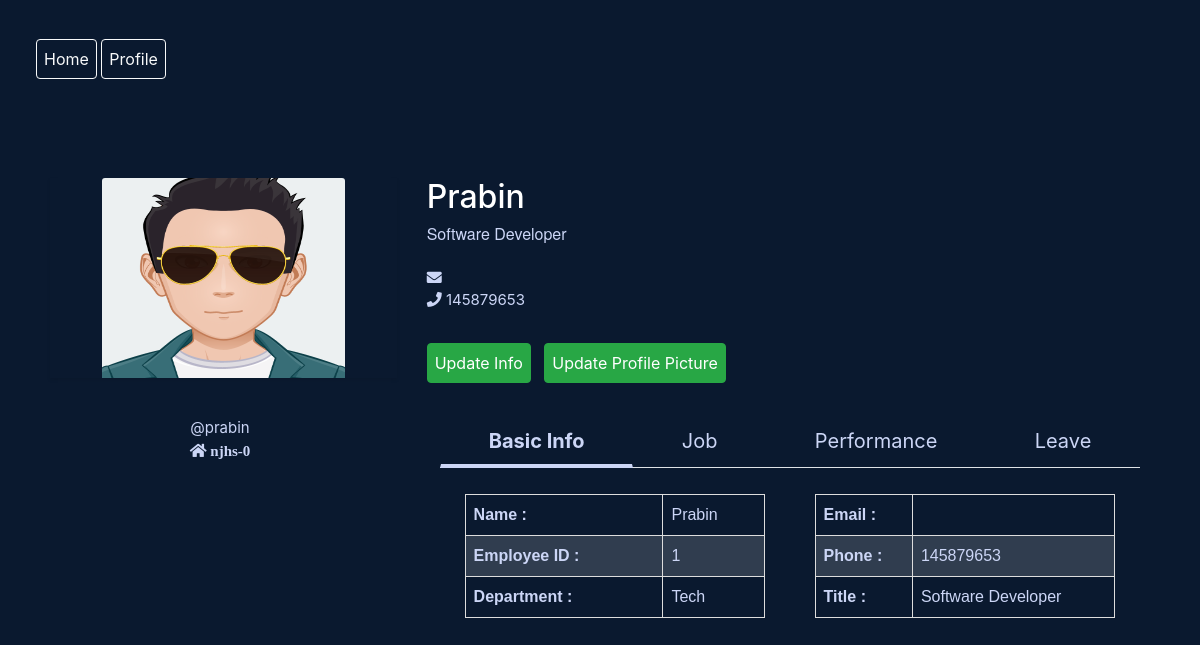
The app's page /profile (signed in) with its own data.
### core/models.py (models this page shows, shortened)
class EmployeePersonalInfo(models.Model):
	user = models.OneToOneField(User, on_delete=models.CASCADE)
	fullname = models.CharField(max_length=50)
	gender = models.CharField(max_length=25, choices=gender_choices)
	age = models.IntegerField()
	image = models.ImageField(default="default.png", upload_to='profile_pics')
	address = models.CharField(max_length=50)
	phone_number = models.CharField(max_length=15, validators=[RegexValidator(r'^\d{1,15}$')])

class EmployeeJobInfo(models.Model):
	user = models.OneToOneField(User, on_delete=models.CASCADE)
	job_title = models.CharField(max_length=50)
	rank = models.CharField(max_length=25, choices=rank_choices)
	working_hours = models.CharField(max_length=25, choices=working_hours_choices)
	department = models.ForeignKey(Department, on_delete=models.SET_NULL, blank=True, null=True)
	roles = models.ForeignKey(Role, on_delete=models.SET_NULL, blank=True, null=True)
	Pay_Grade = models.ForeignKey(PayGrade, on_delete=models.SET_NULL, blank=True, null=True)
	isManager = models.BooleanField(default=False)

class Department(models.Model):
	name = models.CharField(max_length=60)
	description = models.CharField(max_length=264)
	def __str__(self):
		return self.name

### core/views.py (the view)
# urls.py: path('profile', profile, name='profile'),
@login_required(login_url='/login')
def profile(request):
	EPIRecord = EmployeePersonalInfo.objects.filter(user= request.user)
	if not EPIRecord:
		messages.info(request, f'Please update your personal information.')
		return redirect('core:add-personal-info')
	personal_info = EmployeePersonalInfo.objects.get(user=request.user)
	try:
		job_info = EmployeeJobInfo.objects.get(user=request.user)
	except:
		job_info = {
			'department' : 'N/A',
			'job_title' : 'N/A',
			'rank' : 'N/A',
			'working_hours' : 'N/A',
			'roles' : 'N/A',
			'Pay_Grade' : 'N/A'
		}
	user_info = request.user
	context = {
		'personal_info' : personal_info,
		'job_info' : job_info,
		'user_info' : user_info
	}
	return render(request, 'core/profile.html', context)

### core/context_processors.py (called while the page is built)
def check_authorization(request):
	if request.user.is_superuser:
		user_is_admin = True
	else:
		user_is_admin = False
	if request.user.is_authenticated:
		user_is_authenticated = True
		jobinfo = EmployeeJobInfo.objects.filter(user = request.user)[0]
		if jobinfo and jobinfo.isManager == True:
			user_is_manager = True
		else:
			user_is_manager = False
	else:
		user_is_authenticated = False
		user_is_manager = False
	return {
		'user_is_authenticated' : user_is_authenticated,
		'user_is_admin': user_is_admin,
		'user_is_manager' : user_is_manager,
	}

### core/models.py (called while the page is built)
	def __str__(self):
		return self.name

### core/templates/core/profile.html (shortened to what this page needs)
{% extends 'core/base.html' %}
{% load static %}
{% block content %}
	<div class="container profile" >
      <div class="row" >
        <div class="col-md-4">
          <div class="mb-4 shadow-sm" >
            <img class="bd-placeholder-img card-img-top profile_image" src="{{ personal_info.image.url }}" preserveAspectRatio="xMidYMid slice" focusable="false" role="img" aria-label="Placeholder: Thumbnail"></img>
          </div>
        </div>
        <div class="col-md-8">
        	<h2> {{ personal_info.fullname }} </h2>
        	<h6 class=jobtitle> {{ job_info.job_title }}</h6>
        	<p> <i class="fas fa-envelope"></i> {{ user_info.email }} <br />
        	<i class="fas fa-phone"></i> {{ personal_info.phone_number }} </p>
            {% if is_logged_profile == False %}
                <a href="{% url 'core:update-personal-info' personal_info.pk %}">
                	<button disabled="" type="submit" class="btn btn-success">Update Info</button>
                </a>
                &nbsp;
                <a href="{% url 'core:update-profile-pic' personal_info.pk %}">
                    <button disabled="" type="submit" class="btn btn-success">Update Profile Picture</button>
                </a>
            {% else %}
                <a href="{% url 'core:update-personal-info' personal_info.pk %}">
                <button type="submit" class="btn btn-success">Update Info</button>
                </a>
                <a href="{% url 'core:update-profile-pic' personal_info.pk %}">
                    <button type="submit" class="btn btn-success">Update Profile Picture</button>
                </a>
            {% endif %}
        </div>
      </div>
    </div>
    <div class="container">
    	<div class="row">
    		<div class="col-md-4" style="text-align: center;">
    			<p>
    				@{{user_info.username }} <br>
    				<i class="fa fa-home"> {{ personal_info.address }}</i>
    			</p>
    		</div>
    		<div class="col-md-8">
    			<div class="infotab">
		    	{% include 'core/infotabs.html' %}
			</div>
    		</div>
    	</div>
    </div>
{% endblock %}

### core/templates/core/infotabs.html (shortened to what this page needs)
<section id="tabs">
	<div class="container">
		<div class="row">
			<div class="col-12 ">
				<nav>
					<div class="nav nav-tabs nav-fill" id="nav-tab" role="tablist">
						<a class="nav-item nav-link active" id="nav-home-tab" data-toggle="tab" href="#basic-info" role="tab" aria-controls="nav-home" aria-selected="true">Basic Info</a>
						<a class="nav-item nav-link" id="nav-profile-tab" data-toggle="tab" href="#job-info" role="tab" aria-controls="nav-profile" aria-selected="false">Job</a>
						<a class="nav-item nav-link" id="nav-contact-tab" data-toggle="tab" href="#performance-info" role="tab" aria-controls="nav-contact" aria-selected="false">Performance</a>
						<a class="nav-item nav-link" id="nav-about-tab" data-toggle="tab" href="#leave-info" role="tab" aria-controls="nav-about" aria-selected="false">Leave</a>
					</div>
				</nav>
				<div class="tab-content py-3 px-3 px-sm-0" id="nav-tabContent">
					<div class="tab-pane fade show active" id="basic-info" role="tabpanel" aria-labelledby="nav-home-tab">
						<div class="container">
							<div class="row">
								<div class="col-md-6">
									<table >
										<tr>
											<td>
												<strong> Name : </strong>
											</td>
											<td>
												{{ personal_info.fullname }}
											</td>
										</tr>
										<tr>
											<td>
												<strong>Employee ID :</strong>
											</td>
											<td>
												{{ user_info.id }}
											</td>
										</tr>
										<tr>
											<td>
												<strong>Department :</strong>
											</td>
											<td>{{  job_info.department }}</td>
										</tr>
									</table>
								</div>
								<div class="col-md-6">
									<table >
										<tr>
											<td> <strong> Email : </strong> </td>
											<td>{{ user_info.email }}</td>
										</tr>
										<tr>
											<td><strong>Phone : </strong></td>
											<td>{{ personal_info.phone_number }}</td>
										</tr>
										<tr>
											<td><strong>Title : </strong></td>
											<td> {{  job_info.job_title }}</td>
										</tr>
									</table>
								</div>
							</div>
						</div>
					</div>
				</div>
			</div>
		</div>
	</div>
</section>

### core/static/core/style.css (style rules this page uses)
html, body { background-color: #0a192f; color: rgb(204, 214, 246); }
h1, h2, h3, h4, h5 { color: white; }
p { font-size: 15px; }
.btn { margin-top: 15px; padding: 7px; cursor: pointer; }
.profile { padding: 75px 20px; padding-bottom: 15px; }
.profile_image { width: 70%; height: 200px; cursor: pointer; margin-left: 15%; }
.jobtitle { font-family: fa5-proxima-nova,"Helvetica Neue",Helvetica,Arial,sans-serif; font-weight: lighter; padding-bottom: 15px; }
table { width: 350px; padding: 15px 100px; }
section { padding: 0px 0px; }
#tabs { width: 100%; }
#tabs .nav-tabs .nav-item.show .nav-link, .nav-tabs .nav-link.active { color: #f3f3f3; background-color: transparent; border-color: transparent transparent #f3f3f3; border-bottom: 4px solid !important; font-size: 20px; font-weight: bold; }
#tabs .nav-tabs .nav-link { border: 1px solid transparent; border-top-left-radius: .25rem; border-top-right-radius: .25rem; color: rgb(204, 214, 246); font-size: 20px; }

### assignment/static/assignment/style.css (style rules this page uses)
table { font-family: arial, sans-serif; border-collapse: collapse; width: 94%; margin-left: 3%; margin-top: 3% }
td, th { border: 1px solid #dddddd; text-align: left; padding: 8px; }
tr:nth-child(even) { background-color: #dddddd2e; }
a { color: black; text-decoration: none; }

### records on screen
EmployeePersonalInfo: image (placeholder picture), fullname "Prabin", phone_number "145879653", address "njhs-0"
EmployeeJobInfo: job_title "Software Developer", department "Tech"

### other values on screen
{{ user_info.username }} "prabin"
{{ user_info.id }} "1"
